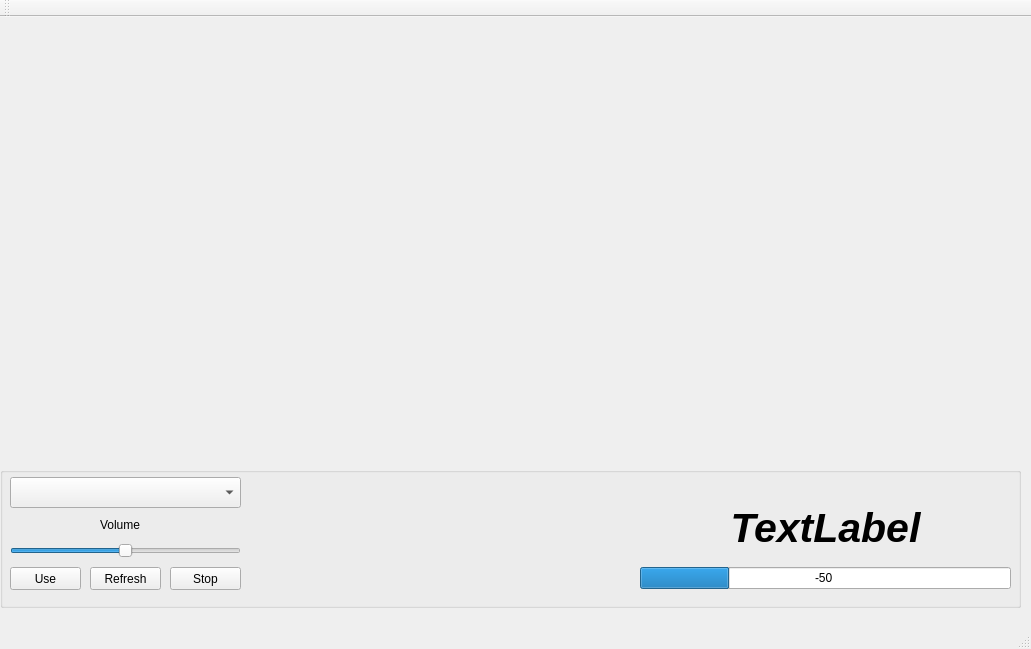
<?xml version="1.0" encoding="UTF-8"?>
<ui version="4.0">
 <class>MainWindow</class>
 <widget class="QMainWindow" name="MainWindow">
  <property name="geometry">
   <rect>
    <x>0</x>
    <y>0</y>
    <width>1031</width>
    <height>649</height>
   </rect>
  </property>
  <property name="sizePolicy">
   <sizepolicy hsizetype="Fixed" vsizetype="Fixed">
    <horstretch>0</horstretch>
    <verstretch>0</verstretch>
   </sizepolicy>
  </property>
  <property name="windowTitle">
   <string>MainWindow</string>
  </property>
  <widget class="QWidget" name="centralwidget">
   <widget class="QWidget" name="verticalLayoutWidget">
    <property name="geometry">
     <rect>
      <x>0</x>
      <y>10</y>
      <width>1021</width>
      <height>431</height>
     </rect>
    </property>
    <property name="sizePolicy">
     <sizepolicy hsizetype="Fixed" vsizetype="Fixed">
      <horstretch>0</horstretch>
      <verstretch>0</verstretch>
     </sizepolicy>
    </property>
    <layout class="QVBoxLayout" name="verticalLayout">
     <property name="sizeConstraint">
      <enum>QLayout::SetDefaultConstraint</enum>
     </property>
     <item>
      <widget class="QCustomPlot" name="plot2" native="true">
       <property name="sizePolicy">
        <sizepolicy hsizetype="Minimum" vsizetype="Minimum">
         <horstretch>0</horstretch>
         <verstretch>0</verstretch>
        </sizepolicy>
       </property>
      </widget>
     </item>
     <item>
      <widget class="QCustomPlot" name="plot" native="true">
       <property name="sizePolicy">
        <sizepolicy hsizetype="Minimum" vsizetype="Minimum">
         <horstretch>0</horstretch>
         <verstretch>0</verstretch>
        </sizepolicy>
       </property>
      </widget>
     </item>
    </layout>
   </widget>
   <widget class="QGroupBox" name="groupBox_2">
    <property name="geometry">
     <rect>
      <x>0</x>
      <y>450</y>
      <width>1021</width>
      <height>141</height>
     </rect>
    </property>
    <property name="sizePolicy">
     <sizepolicy hsizetype="Fixed" vsizetype="Fixed">
      <horstretch>0</horstretch>
      <verstretch>0</verstretch>
     </sizepolicy>
    </property>
    <property name="title">
     <string/>
    </property>
    <widget class="QProgressBar" name="progressBar">
     <property name="geometry">
      <rect>
       <x>640</x>
       <y>100</y>
       <width>371</width>
       <height>22</height>
      </rect>
     </property>
     <property name="sizePolicy">
      <sizepolicy hsizetype="Fixed" vsizetype="Fixed">
       <horstretch>0</horstretch>
       <verstretch>0</verstretch>
      </sizepolicy>
     </property>
     <property name="value">
      <number>24</number>
     </property>
     <property name="alignment">
      <set>Qt::AlignCenter</set>
     </property>
     <property name="textVisible">
      <bool>false</bool>
     </property>
     <property name="textDirection">
      <enum>QProgressBar::BottomToTop</enum>
     </property>
    </widget>
    <widget class="QLabel" name="noteLabel">
     <property name="enabled">
      <bool>true</bool>
     </property>
     <property name="geometry">
      <rect>
       <x>640</x>
       <y>30</y>
       <width>371</width>
       <height>61</height>
      </rect>
     </property>
     <property name="sizePolicy">
      <sizepolicy hsizetype="Fixed" vsizetype="Fixed">
       <horstretch>0</horstretch>
       <verstretch>0</verstretch>
      </sizepolicy>
     </property>
     <property name="font">
      <font>
       <pointsize>31</pointsize>
       <italic>true</italic>
       <bold>true</bold>
      </font>
     </property>
     <property name="text">
      <string>TextLabel</string>
     </property>
     <property name="scaledContents">
      <bool>false</bool>
     </property>
     <property name="alignment">
      <set>Qt::AlignCenter</set>
     </property>
     <property name="wordWrap">
      <bool>false</bool>
     </property>
    </widget>
    <widget class="QSlider" name="volumeSlider">
     <property name="geometry">
      <rect>
       <x>10</x>
       <y>60</y>
       <width>231</width>
       <height>48</height>
      </rect>
     </property>
     <property name="sizePolicy">
      <sizepolicy hsizetype="Fixed" vsizetype="Fixed">
       <horstretch>0</horstretch>
       <verstretch>0</verstretch>
      </sizepolicy>
     </property>
     <property name="maximum">
      <number>1000</number>
     </property>
     <property name="value">
      <number>500</number>
     </property>
     <property name="orientation">
      <enum>Qt::Horizontal</enum>
     </property>
     <property name="invertedAppearance">
      <bool>false</bool>
     </property>
     <property name="invertedControls">
      <bool>false</bool>
     </property>
    </widget>
    <widget class="QPushButton" name="refreshButton">
     <property name="geometry">
      <rect>
       <x>90</x>
       <y>100</y>
       <width>71</width>
       <height>23</height>
      </rect>
     </property>
     <property name="sizePolicy">
      <sizepolicy hsizetype="Fixed" vsizetype="Fixed">
       <horstretch>0</horstretch>
       <verstretch>0</verstretch>
      </sizepolicy>
     </property>
     <property name="text">
      <string>Refresh</string>
     </property>
    </widget>
    <widget class="QPushButton" name="useButton">
     <property name="geometry">
      <rect>
       <x>10</x>
       <y>100</y>
       <width>71</width>
       <height>23</height>
      </rect>
     </property>
     <property name="sizePolicy">
      <sizepolicy hsizetype="Fixed" vsizetype="Fixed">
       <horstretch>0</horstretch>
       <verstretch>0</verstretch>
      </sizepolicy>
     </property>
     <property name="layoutDirection">
      <enum>Qt::LeftToRight</enum>
     </property>
     <property name="text">
      <string>Use</string>
     </property>
     <property name="autoDefault">
      <bool>false</bool>
     </property>
     <property name="default">
      <bool>false</bool>
     </property>
     <property name="flat">
      <bool>false</bool>
     </property>
    </widget>
    <widget class="QPushButton" name="stopButton">
     <property name="geometry">
      <rect>
       <x>170</x>
       <y>100</y>
       <width>71</width>
       <height>23</height>
      </rect>
     </property>
     <property name="sizePolicy">
      <sizepolicy hsizetype="Fixed" vsizetype="Fixed">
       <horstretch>0</horstretch>
       <verstretch>0</verstretch>
      </sizepolicy>
     </property>
     <property name="text">
      <string>Stop</string>
     </property>
    </widget>
    <widget class="QComboBox" name="inputDeviceComboBox">
     <property name="geometry">
      <rect>
       <x>10</x>
       <y>10</y>
       <width>231</width>
       <height>31</height>
      </rect>
     </property>
     <property name="sizePolicy">
      <sizepolicy hsizetype="Fixed" vsizetype="Fixed">
       <horstretch>0</horstretch>
       <verstretch>0</verstretch>
      </sizepolicy>
     </property>
     <property name="currentText">
      <string/>
     </property>
    </widget>
    <widget class="QLabel" name="Volume">
     <property name="geometry">
      <rect>
       <x>100</x>
       <y>50</y>
       <width>51</width>
       <height>16</height>
      </rect>
     </property>
     <property name="text">
      <string>Volume</string>
     </property>
    </widget>
    <widget class="QLabel" name="valueProgressBarLabel">
     <property name="geometry">
      <rect>
       <x>815</x>
       <y>100</y>
       <width>21</width>
       <height>22</height>
      </rect>
     </property>
     <property name="text">
      <string>-50</string>
     </property>
    </widget>
   </widget>
  </widget>
  <widget class="QMenuBar" name="menubar">
   <property name="geometry">
    <rect>
     <x>0</x>
     <y>0</y>
     <width>1031</width>
     <height>20</height>
    </rect>
   </property>
  </widget>
  <widget class="QStatusBar" name="statusbar"/>
  <widget class="QToolBar" name="toolBar">
   <property name="windowTitle">
    <string>toolBar</string>
   </property>
   <attribute name="toolBarArea">
    <enum>TopToolBarArea</enum>
   </attribute>
   <attribute name="toolBarBreak">
    <bool>false</bool>
   </attribute>
  </widget>
 </widget>
 <customwidgets>
  <customwidget>
   <class>QCustomPlot</class>
   <extends>QWidget</extends>
   <header location="global">qcustomplot.h</header>
   <container>1</container>
  </customwidget>
 </customwidgets>
 <resources/>
 <connections/>
</ui>
